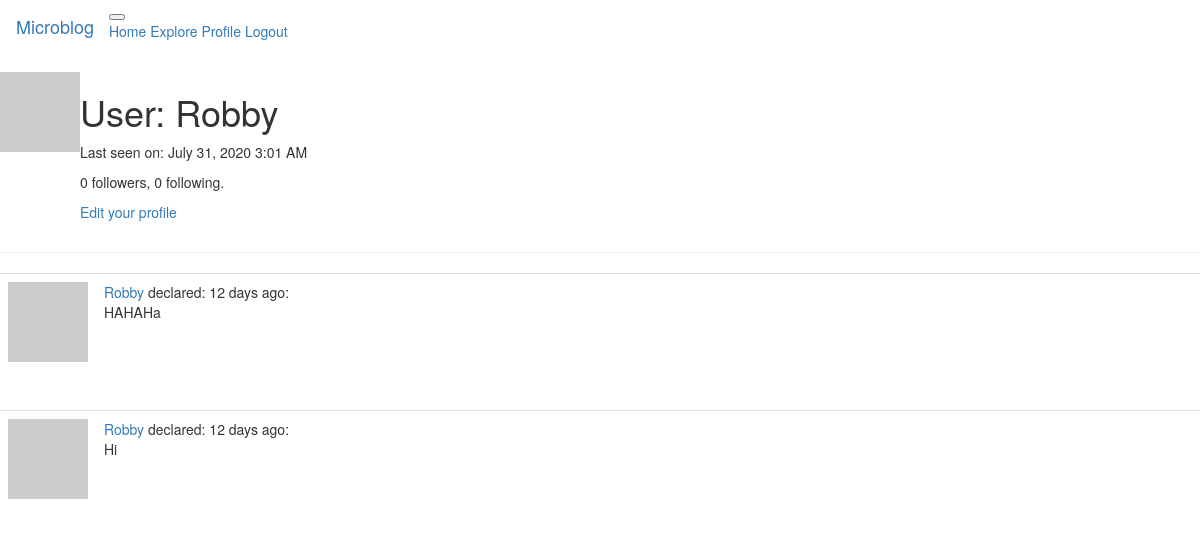
/user/Robby (signed in), run on an earlier commit of the app's database.
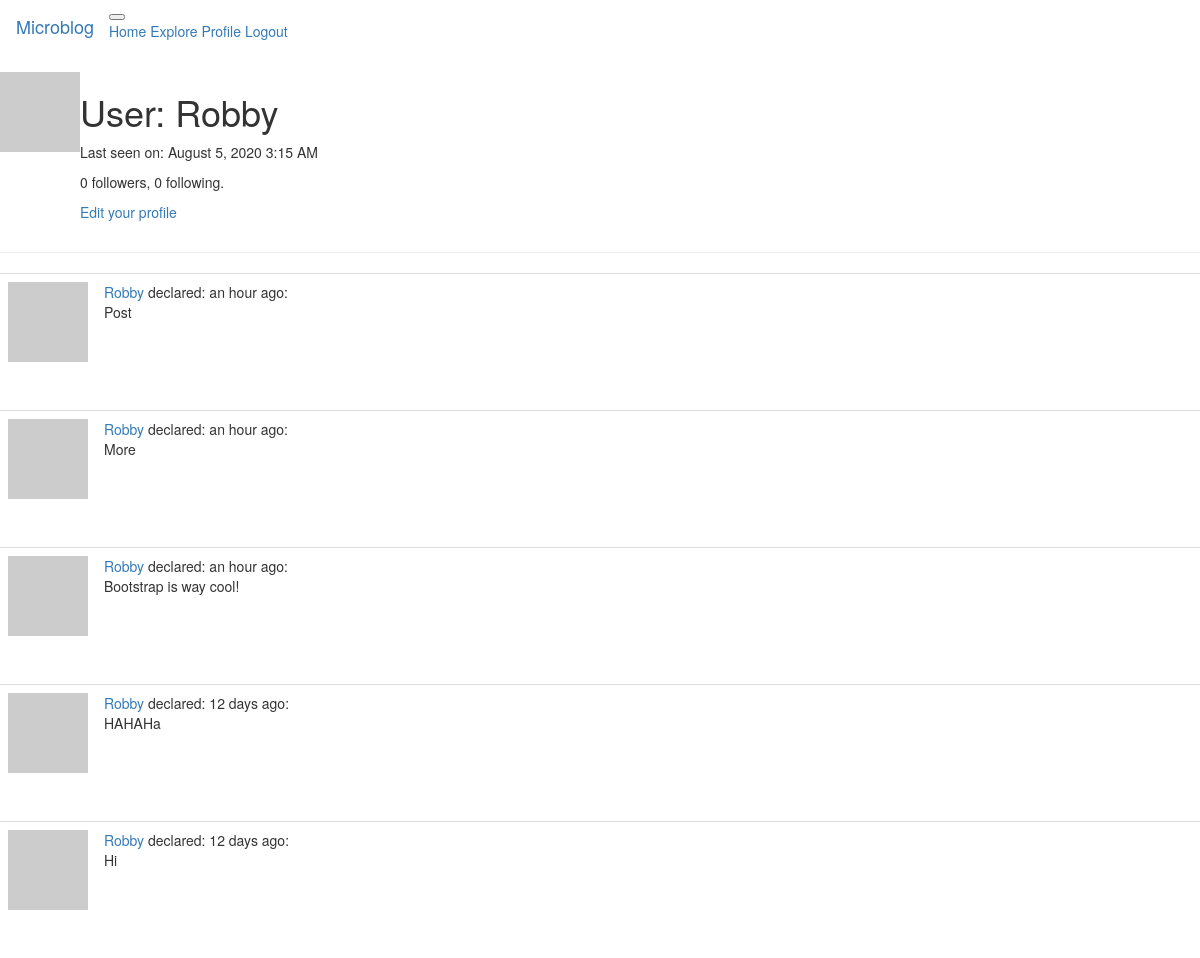
And on a later commit of the database.
### app/models.py (models this page shows, shortened)
class User(UserMixin, db.Model):
    id = db.Column(db.Integer, primary_key=True)
    username = db.Column(db.String(64), index=True, unique=True)
    email = db.Column(db.String(120), index=True, unique=True)
    password_hash = db.Column(db.String(128))
    posts = db.relationship('Post', backref='author', lazy='dynamic')
    about_me = db.Column(db.String(140))
    last_seen = db.Column(db.DateTime, default=datetime.utcnow)
    followed = db.relationship(
        'User', secondary=followers,
        primaryjoin=(followers.c.follower_id == id),
        secondaryjoin=(followers.c.followed_id == id),
        backref=db.backref('followers', lazy='dynamic'), lazy='dynamic')
    def avatar(self, size):
        digest = md5(self.email.lower().encode('utf-8')).hexdigest()
        return 'https://www.gravatar.com/avatar/{}?d=identicon&s={}'.format(
            digest, size)

class Post(db.Model):
    id = db.Column(db.Integer, primary_key=True)
    body = db.Column(db.String(140))
    timestamp = db.Column(db.DateTime, index=True, default=datetime.utcnow)
    user_id = db.Column(db.Integer, db.ForeignKey('user.id'))

### app/routes.py (the view)
@app.route('/user/<username>')
@login_required
def user(username):
    user = User.query.filter_by(username=username).first_or_404()
    page = request.args.get('page', 1, type=int)
    posts = user.posts.order_by(Post.timestamp.desc()).paginate(
        page, app.config['POSTS_PER_PAGE'], False)
    next_url = url_for('user', username=user.username, page=posts.next_num) \
        if posts.has_next else None
    prev_url = url_for('user', username=user.username, page=posts.prev_num) \
        if posts.has_prev else None
    form = EmptyForm()
    return render_template('user.html', user=user, posts=posts.items,
                           next_url=next_url, prev_url=prev_url, form=form)

### app/models.py (called while the page is built)
@login.user_loader
def load_user(id):
    return User.query.get(int(id))

### app/routes.py (called while the page is built)
@app.before_request
def before_request():
    if current_user.is_authenticated:
        current_user.last_seen = datetime.utcnow()
        db.session.commit()

### app/templates/user.html (shortened to what this page needs)
{% extends "base.html" %}
{% block content %}
    <table>
        <tr valign="top">
            <td><img src="{{ user.avatar(128) }}"></td>
            <td>
                <h1>User: {{ user.username }}</h1>
                {% if user.last_seen %}
               <p>Last seen on: {{ moment(user.last_seen).format('LLL') }}</p>
                {% endif %}
                <p>{{ user.followers.count() }} followers, {{ user.followed.count() }} following.</p>
                {% if user == current_user %}
                <p><a href="{{ url_for('edit_profile') }}">Edit your profile</a></p>
                {% endif %}
            </td>
        </tr>
    </table>
    <hr>
    {% for post in posts %}
        {% include '_post.html' %}
    {% endfor %}
{% endblock %}

### app/templates/base.html (shortened to what this page needs)
{% extends 'bootstrap/base.html' %}
{% block navbar %}
<nav class="navbar navbar-expand-lg navbar-light bg-light">
    <a class="navbar-brand" href="{{ url_for('index') }}">Microblog</a>
    <button class="navbar-toggler" type="button" data-toggle="collapse" data-target="#navbarNavAltMarkup" aria-controls="navbarNavAltMarkup" aria-expanded="false" aria-label="Toggle navigation">
    </button>
    <div class="collapse navbar-collapse" id="navbarNavAltMarkup">
        <div class="navbar-nav">
            <a class="nav-item nav-link active" href="{{ url_for('index') }}">Home <span class="sr-only">(current)</span></a>
            <a class="nav-item nav-link" href="{{ url_for('explore') }}">Explore</a>
            {% if current_user.is_anonymous %}
            <a class="nav-item nav-link" href="{{ url_for('login') }}">Login</a>
            {% else %}
            <a class="nav-item nav-link" href="{{ url_for('user', username=current_user.username) }}">Profile</a>
            <a class="nav-item nav-link" href="{{ url_for('logout') }}">Logout</a>
            {% endif %}
        </div>
    </div>
</nav>
{% endblock %}

### app/templates/_post.html
   <table class="table table-hover">
        <tr>
            <td width="70px">
                <a href="{{ url_for('user', username=post.author.username) }}">
                   <img src="{{ post.author.avatar(70) }}" />
                </a>
            </td>
            <td>
                <a href="{{ url_for('user', username=post.author.username) }}">
                    {{ post.author.username }}
                </a>
                declared: {{ moment(post.timestamp).fromNow() }}:
                <br>
                {{ post.body }}
            </td>
        </tr>
    </table>

What changed in the data, as far as the page shows it:
changed User "Robby": last_seen "July 31, 2020 3:01 AM" → "August 5, 2020 3:15 AM"
added Post: author.username "Robby", timestamp "an hour ago", body "Post"
added Post: author.username "Robby", timestamp "an hour ago", body "More"
added Post: author.username "Robby", timestamp "an hour ago", body "Bootstrap is way cool!"
